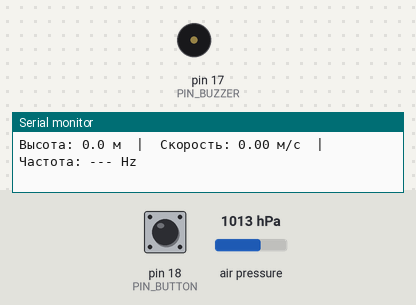
This sketch was run on a simulated Arduino Uno, built with avr-gcc and run on an emulated ATmega328P. Parts: buzzer (waves = sounding), the last lines printed to the serial monitor. Inputs (shaded band) come from the test bench; at power-on: pin 18 (PIN_BUTTON) HIGH, air pressure 1013 hPa.

Above: at 1.8 s.
1.9 s: pin 18 (PIN_BUTTON) pulled LOW for 0.15 s
At 2.3 s:
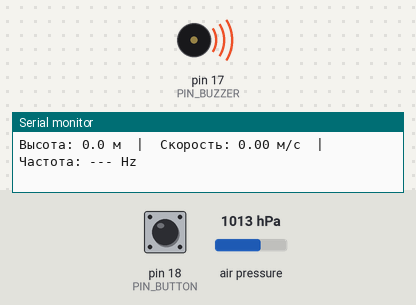
4.1 s: air pressure set to 952 hPa
At 5.5 s:
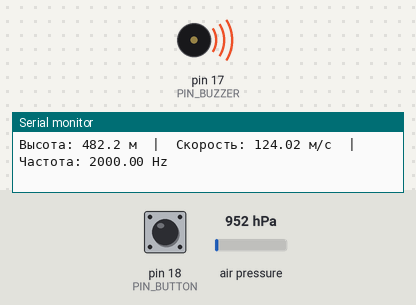
7.1 s: pin 18 (PIN_BUTTON) pulled LOW for 1 s
Timing chart, 0 to 10.1 s (numbered marks = the images above; inputs shaded):
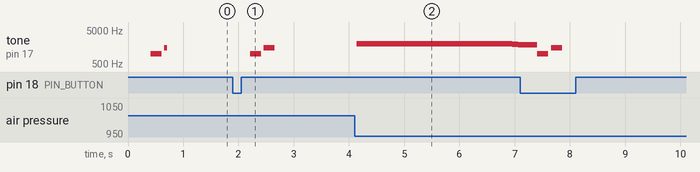

The sketch:

ds_E73-52832-klm_varik.ino
```cpp
/*
  Вариометр на nRF52832 (E73) + BMP280
  - Фильтр Калмана для высоты
  - Звук изменяется пропорционально вертикальной скорости
  - Кнопка калибровки (обнуление высоты)
  - Аналог Brauniger IQ ONE
*/

#include <Wire.h>
#include <Adafruit_Sensor.h>
#include <Adafruit_BMP280.h>

// ==================== НАСТРОЙКИ ====================
#define PIN_BUZZER      17    // Пьезо-пищалка на GPIO 17
#define PIN_BUTTON      18    // Кнопка калибровки (подтяжка к GND)

#define ALT_HISTORY     10    // Глубина истории для расчёта скорости
#define UPDATE_DELAY    50    // Обновление каждые 50 мс (20 Гц)
#define SOUND_MIN_HZ    200   // Минимальная частота тона (при пикировании)
#define SOUND_MAX_HZ    2000  // Максимальная частота тона (при наборе)
#define SOUND_DEADZONE  0.3   // Мёртвая зона в м/с (звук не меняется)

// Коэффициенты фильтра Калмана (подобраны для высоты)
#define KALMAN_Q        0.01  // Шум процесса
#define KALMAN_R        1.0   // Шум измерений

// ==================== ГЛОБАЛЬНЫЕ ПЕРЕМЕННЫЕ ====================
Adafruit_BMP280 bmp;

float groundPressure = 0.0;      // Давление на уровне калибровки (гПа)
float kalmanXe = 0.0;            // Оценка состояния (высота)
float kalmanP = 1.0;             // Ковариация ошибки
float altitudeHistory[ALT_HISTORY];
byte historyIndex = 0;
bool historyFilled = false;
unsigned long lastUpdate = 0;

// ==================== ФИЛЬТР КАЛМАНА ====================
float kalmanFilter(float measurement) {
  // Прогноз: Xp = Xe, Pp = P + Q
  float Xp = kalmanXe;
  float Pp = kalmanP + KALMAN_Q;

  // Коррекция: G = Pp / (Pp + R)
  float G = Pp / (Pp + KALMAN_R);

  // Обновление: Xe = Xp + G * (measurement - Xp)
  kalmanXe = Xp + G * (measurement - Xp);

  // Обновление ковариации: P = (1 - G) * Pp
  kalmanP = (1.0 - G) * Pp;

  return kalmanXe;
}

// ==================== ВЫЧИСЛЕНИЕ ВЕРТИКАЛЬНОЙ СКОРОСТИ ====================
float calculateVerticalSpeed(float currentAltitude) {
  // Сдвиг истории
  if (historyFilled) {
    for (byte i = 0; i < ALT_HISTORY - 1; i++) {
      altitudeHistory[i] = altitudeHistory[i + 1];
    }
    altitudeHistory[ALT_HISTORY - 1] = currentAltitude;
  } else {
    altitudeHistory[historyIndex++] = currentAltitude;
    if (historyIndex >= ALT_HISTORY) {
      historyFilled = true;
      historyIndex = 0;
    }
    return 0.0;
  }

  // Линейная регрессия по истории
  float sumX = 0, sumY = 0, sumXY = 0, sumX2 = 0;
  float dt = UPDATE_DELAY / 1000.0;

  for (byte i = 0; i < ALT_HISTORY; i++) {
    float x = i * dt;
    float y = altitudeHistory[i];
    sumX += x;
    sumY += y;
    sumXY += x * y;
    sumX2 += x * x;
  }

  float denominator = ALT_HISTORY * sumX2 - sumX * sumX;
  if (denominator == 0) return 0.0;

  return (ALT_HISTORY * sumXY - sumX * sumY) / denominator; // м/с
}

// ==================== ГЕНЕРАТОР ТОНА (PWM) ====================
void setTone(float verticalSpeed) {
  // Ограничиваем скорость для расчёта частоты
  float limitedSpeed = constrain(abs(verticalSpeed), 0.1, 10.0);

  // Расчёт частоты: экспоненциальная шкала (как в Brauniger)
  // При скорости 0.1 м/с → SOUND_MIN_HZ, при 10 м/с → SOUND_MAX_HZ
  float normalized = (log10(limitedSpeed) - log10(0.1)) / (log10(10.0) - log10(0.1));
  float freq;

  if (verticalSpeed > SOUND_DEADZONE) {
    // Набор высоты: частота растёт
    freq = SOUND_MIN_HZ + normalized * (SOUND_MAX_HZ - SOUND_MIN_HZ);
  } else if (verticalSpeed < -SOUND_DEADZONE) {
    // Снижение: частота падает (инвертированная шкала)
    freq = SOUND_MAX_HZ - normalized * (SOUND_MAX_HZ - SOUND_MIN_HZ);
  } else {
    // Мёртвая зона
    noTone(PIN_BUZZER);
    return;
  }

  // Ограничение диапазона
  freq = constrain(freq, SOUND_MIN_HZ, SOUND_MAX_HZ);

  // Генерация тона (Arduino-совместимая функция)
  tone(PIN_BUZZER, freq);
}

// ==================== КАЛИБРОВКА НУЛЯ ====================
void calibrateZero() {
  float sumPressure = 0;

  // Усреднение 50 измерений для стабильности
  for (int i = 0; i < 50; i++) {
    sumPressure += bmp.readPressure();
    delay(5);
  }

  groundPressure = sumPressure / 50.0 / 100.0; // Па → гПа

  // Сброс фильтра Калмана
  kalmanXe = 0.0;
  kalmanP = 1.0;

  // Сброс истории
  historyIndex = 0;
  historyFilled = false;

  // Сигнал подтверждения калибровки
  tone(PIN_BUZZER, 1000, 200);
  delay(250);
  tone(PIN_BUZZER, 1500, 200);
}

// ==================== ИНИЦИАЛИЗАЦИЯ ====================
void setup() {
  Serial.begin(115200);

  // Настройка пинов
  pinMode(PIN_BUTTON, INPUT_PULLUP);
  pinMode(PIN_BUZZER, OUTPUT);

  // Инициализация BMP280
  Wire.begin();
  if (!bmp.begin(0x76)) {  // Адрес 0x76 (часто используется) или 0x77
    Serial.println("BMP280 не найден! Проверьте подключение.");
    while (1) {
      digitalWrite(PIN_BUZZER, HIGH);
      delay(100);
      digitalWrite(PIN_BUZZER, LOW);
      delay(900);
    }
  }

  // Настройка BMP280: oversampling x2, фильтр x4
  bmp.setSampling(Adafruit_BMP280::MODE_NORMAL,
                  Adafruit_BMP280::SAMPLING_X2,  // Температура
                  Adafruit_BMP280::SAMPLING_X2,  // Давление
                  Adafruit_BMP280::FILTER_X4,
                  Adafruit_BMP280::STANDBY_MS_1);

  delay(100);

  // Начальная калибровка
  calibrateZero();

  Serial.println("Вариометр готов!");
  Serial.println("Кнопка: калибровка нуля");
  Serial.println("---");

  lastUpdate = millis();
}

// ==================== ОСНОВНОЙ ЦИКЛ ====================
void loop() {
  // Проверка кнопки калибровки
  static bool lastButtonState = HIGH;
  bool buttonState = digitalRead(PIN_BUTTON);

  if (lastButtonState == HIGH && buttonState == LOW) {
    calibrateZero();
    delay(200);  // Антидребезг
  }
  lastButtonState = buttonState;

  // Обновление по таймеру
  if (millis() - lastUpdate >= UPDATE_DELAY) {
    // Чтение давления (гПа)
    float pressure = bmp.readPressure() / 100.0;

    if (groundPressure > 0) {
      // Расчёт высоты по барометрической формуле
      float rawAltitude = 44330.0 * (1.0 - pow(pressure / groundPressure, 1.0 / 5.255));

      // Фильтр Калмана
      float filteredAltitude = kalmanFilter(rawAltitude);

      // Расчёт вертикальной скорости
      float verticalSpeed = calculateVerticalSpeed(filteredAltitude);

      // Генерация звука
      setTone(verticalSpeed);

      // Вывод в Serial для отладки
      Serial.print("Высота: ");
      Serial.print(filteredAltitude, 1);
      Serial.print(" м  |  Скорость: ");
      Serial.print(verticalSpeed, 2);
      Serial.print(" м/с  |  Частота: ");
      if (abs(verticalSpeed) > SOUND_DEADZONE) {
        float freq = (verticalSpeed > 0) ?
          map(min(abs(verticalSpeed), 10.0) * 100, 10, 1000, SOUND_MIN_HZ, SOUND_MAX_HZ) :
          map(min(abs(verticalSpeed), 10.0) * 100, 10, 1000, SOUND_MAX_HZ, SOUND_MIN_HZ);
        Serial.print(constrain(freq, SOUND_MIN_HZ, SOUND_MAX_HZ));
      } else {
        Serial.print("---");
      }
      Serial.println(" Hz");
    }

    lastUpdate = millis();
  }
}
```

Measured:
- after the input at 1.9 s, tone on pin 17 (PIN_BUZZER): silent → 1000 Hz after 0.31 s, → silent 0.20 s later, → 1500 Hz 0.05 s later, → silent 0.20 s later
- after the input at 4.1 s, tone on pin 17 (PIN_BUZZER): plays 2000 Hz for 2.8 s, 1968 Hz for 0.05 s, 1929 Hz for 0.05 s, 1890 Hz for 0.05 s, 1851 Hz for 0.04 s, starting at once
